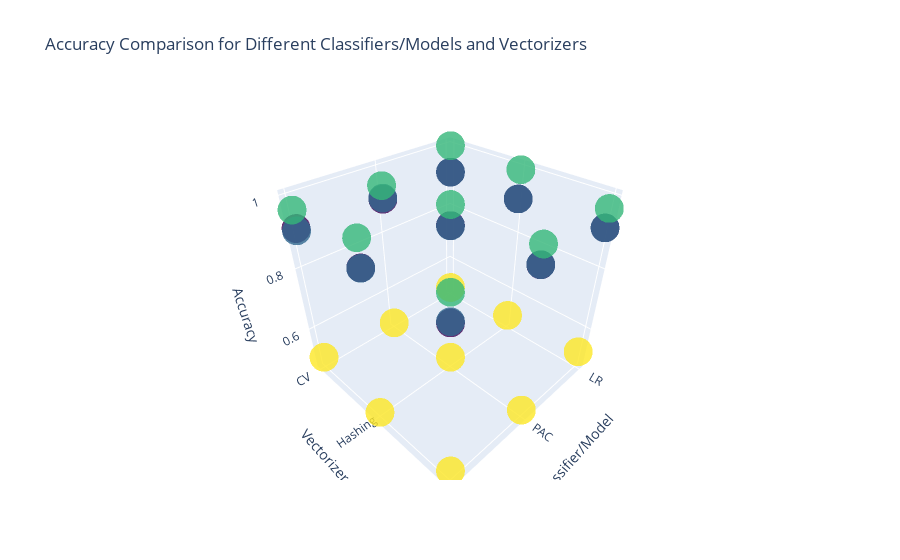

Here is the notebook cell this chart was saved with:
### Code cell
# Create a scatter plot
import plotly.graph_objects as go
fig = go.Figure(data=go.Scatter3d(
    x=unique_results['Classifier'].map(classifier_names),
    y=unique_results['Vectorizer'].map(vectorizer_names),
    z=unique_results['Accuracy'],
    mode='markers',
    marker=dict(
        size=10,
        color=unique_results['Dataset'].map(dataset_labels),
        colorscale='Viridis',
        opacity=0.8
    )
))

# Set axis labels
fig.update_layout(scene=dict(
    xaxis=dict(title='Classifier/Model'),
    yaxis=dict(title='Vectorizer'),
    zaxis=dict(title='Accuracy'),
))

# Add labels to data points
fig.update_layout(scene=dict(
    annotations=[
        dict(
            x=unique_results['Classifier'].map(classifier_names)[i],
            y=unique_results['Vectorizer'].map(vectorizer_names)[i],
            z=unique_results['Accuracy'][i],
            text="",
            showarrow=False,
            font=dict(size=12),
            xanchor='center',
            yanchor='bottom'
        ) for i in range(len(unique_results))
    ]
))

# Set plot title
fig.update_layout(title='Accuracy Comparison for Different Classifiers/Models and Vectorizers')

# Show the plot
fig.show()
import seaborn as sns 

# Get unique dataset names
dataset_names = results_df['Dataset'].unique()

# Iterate over dataset names
for dataset_name in dataset_names:
    # Filter results for the current dataset
    dataset_results = results_df[results_df['Dataset'] == dataset_name]

    # Pivot the dataset results
    pivot_table = dataset_results.pivot_table(index='Vectorizer', columns='Classifier', values='Accuracy')

    # Create a heatmap
    plt.figure(figsize=(10, 8))
    sns.heatmap(pivot_table, annot=True, cmap='YlGnBu')
    plt.title(f'Accuracy Comparison: Vectorizer vs Classifier ({dataset_name})')
    plt.xlabel('Classifier')
    plt.ylabel('Vectorizer')
    plt.show()
import pandas as pd

# Convert the results to a DataFrame
results_df = pd.DataFrame(results, columns=['Vectorizer', 'Classifier', 'Model', 'Dataset', 'Accuracy'])

# Group the results by 'Dataset' and find the row with the maximum accuracy for each group
best_results = results_df.groupby('Dataset')['Accuracy'].idxmax()
best_combinations = results_df.loc[best_results]

# Display the best accuracy combinations for each dataset using the head() method
best_combinations_head = best_combinations.head()
best_combinations_head.head()

### Figure 1 — Plotly figure (JSON) as saved in the notebook; plotly's stock layout.template omitted (floating-point values rounded to 4 significant figures)
{"data": [{"marker": {"color": [0, 1, 2, 3, 0, 1, 2, 3, 0, 1, 2, 3, 0, 1, 2, 3, 0, 1, 2, 3, 0, 1, 2, 3, 0, 1, 2, 3, 0, 1, 2, 3, 0, 1, 2, 3], "colorscale": [[0, "#440154"], [0.1111, "#482878"], [0.2222, "#3e4989"], [0.3333, "#31688e"], [0.4444, "#26828e"], [0.5556, "#1f9e89"], [0.6667, "#35b779"], [0.7778, "#6ece58"], [0.8889, "#b5de2b"], [1, "#fde725"]], "opacity": 0.8, "size": 10}, "mode": "markers", "type": "scatter3d", "x": ["LR", "LR", "LR", "LR", "PAC", "PAC", "PAC", "PAC", "SGD", "SGD", "SGD", "SGD", "LR", "LR", "LR", "LR", "PAC", "PAC", "PAC", "PAC", "SGD", "SGD", "SGD", "SGD", "LR", "LR", "LR", "LR", "PAC", "PAC", "PAC", "PAC", "SGD", "SGD", "SGD", "SGD"], "y": ["CV", "CV", "CV", "CV", "CV", "CV", "CV", "CV", "CV", "CV", "CV", "CV", "Hashing", "Hashing", "Hashing", "Hashing", "Hashing", "Hashing", "Hashing", "Hashing", "Hashing", "Hashing", "Hashing", "Hashing", "TF-IDF", "TF-IDF", "TF-IDF", "TF-IDF", "TF-IDF", "TF-IDF", "TF-IDF", "TF-IDF", "TF-IDF", "TF-IDF", "TF-IDF", "TF-IDF"], "z": [0.9148, 0.9148, 0.996, 0.4845, 0.9084, 0.9116, 0.9478, 0.472, 0.9155, 0.9092, 0.9639, 0.4938, 0.9092, 0.9092, 0.992, 0.5031, 0.9234, 0.9227, 0.9779, 0.4938, 0.9215, 0.9207, 0.992, 0.472, 0.9171, 0.9171, 0.9679, 0.5155, 0.929, 0.9294, 0.9779, 0.4814, 0.927, 0.9298, 0.992, 0.4938]}], "layout": {"scene": {"annotations": [{"font": {"size": 12}, "showarrow": false, "text": "", "x": "LR", "xanchor": "center", "y": "CV", "yanchor": "bottom", "z": 0.9148}, {"font": {"size": 12}, "showarrow": false, "text": "", "x": "LR", "xanchor": "center", "y": "CV", "yanchor": "bottom", "z": 0.9148}, {"font": {"size": 12}, "showarrow": false, "text": "", "x": "LR", "xanchor": "center", "y": "CV", "yanchor": "bottom", "z": 0.996}, {"font": {"size": 12}, "showarrow": false, "text": "", "x": "LR", "xanchor": "center", "y": "CV", "yanchor": "bottom", "z": 0.4845}, {"font": {"size": 12}, "showarrow": false, "text": "", "x": "PAC", "xanchor": "center", "y": "CV", "yanchor": "bottom", "z": 0.9084}, {"font": {"size": 12}, "showarrow": false, "text": "", "x": "PAC", "xanchor": "center", "y": "CV", "yanchor": "bottom", "z": 0.9116}, {"font": {"size": 12}, "showarrow": false, "text": "", "x": "PAC", "xanchor": "center", "y": "CV", "yanchor": "bottom", "z": 0.9478}, {"font": {"size": 12}, "showarrow": false, "text": "", "x": "PAC", "xanchor": "center", "y": "CV", "yanchor": "bottom", "z": 0.472}, {"font": {"size": 12}, "showarrow": false, "text": "", "x": "SGD", "xanchor": "center", "y": "CV", "yanchor": "bottom", "z": 0.9155}, {"font": {"size": 12}, "showarrow": false, "text": "", "x": "SGD", "xanchor": "center", "y": "CV", "yanchor": "bottom", "z": 0.9092}, {"font": {"size": 12}, "showarrow": false, "text": "", "x": "SGD", "xanchor": "center", "y": "CV", "yanchor": "bottom", "z": 0.9639}, {"font": {"size": 12}, "showarrow": false, "text": "", "x": "SGD", "xanchor": "center", "y": "CV", "yanchor": "bottom", "z": 0.4938}, {"font": {"size": 12}, "showarrow": false, "text": "", "x": "LR", "xanchor": "center", "y": "Hashing", "yanchor": "bottom", "z": 0.9092}, {"font": {"size": 12}, "showarrow": false, "text": "", "x": "LR", "xanchor": "center", "y": "Hashing", "yanchor": "bottom", "z": 0.9092}, {"font": {"size": 12}, "showarrow": false, "text": "", "x": "LR", "xanchor": "center", "y": "Hashing", "yanchor": "bottom", "z": 0.992}, {"font": {"size": 12}, "showarrow": false, "text": "", "x": "LR", "xanchor": "center", "y": "Hashing", "yanchor": "bottom", "z": 0.5031}, {"font": {"size": 12}, "showarrow": false, "text": "", "x": "PAC", "xanchor": "center", "y": "Hashing", "yanchor": "bottom", "z": 0.9234}, {"font": {"size": 12}, "showarrow": false, "text": "", "x": "PAC", "xanchor": "center", "y": "Hashing", "yanchor": "bottom", "z": 0.9227}, {"font": {"size": 12}, "showarrow": false, "text": "", "x": "PAC", "xanchor": "center", "y": "Hashing", "yanchor": "bottom", "z": 0.9779}, {"font": {"size": 12}, "showarrow": false, "text": "", "x": "PAC", "xanchor": "center", "y": "Hashing", "yanchor": "bottom", "z": 0.4938}, {"font": {"size": 12}, "showarrow": false, "text": "", "x": "SGD", "xanchor": "center", "y": "Hashing", "yanchor": "bottom", "z": 0.9215}, {"font": {"size": 12}, "showarrow": false, "text": "", "x": "SGD", "xanchor": "center", "y": "Hashing", "yanchor": "bottom", "z": 0.9207}, {"font": {"size": 12}, "showarrow": false, "text": "", "x": "SGD", "xanchor": "center", "y": "Hashing", "yanchor": "bottom", "z": 0.992}, {"font": {"size": 12}, "showarrow": false, "text": "", "x": "SGD", "xanchor": "center", "y": "Hashing", "yanchor": "bottom", "z": 0.472}, {"font": {"size": 12}, "showarrow": false, "text": "", "x": "LR", "xanchor": "center", "y": "TF-IDF", "yanchor": "bottom", "z": 0.9171}, {"font": {"size": 12}, "showarrow": false, "text": "", "x": "LR", "xanchor": "center", "y": "TF-IDF", "yanchor": "bottom", "z": 0.9171}, {"font": {"size": 12}, "showarrow": false, "text": "", "x": "LR", "xanchor": "center", "y": "TF-IDF", "yanchor": "bottom", "z": 0.9679}, {"font": {"size": 12}, "showarrow": false, "text": "", "x": "LR", "xanchor": "center", "y": "TF-IDF", "yanchor": "bottom", "z": 0.5155}, {"font": {"size": 12}, "showarrow": false, "text": "", "x": "PAC", "xanchor": "center", "y": "TF-IDF", "yanchor": "bottom", "z": 0.929}, {"font": {"size": 12}, "showarrow": false, "text": "", "x": "PAC", "xanchor": "center", "y": "TF-IDF", "yanchor": "bottom", "z": 0.9294}, {"font": {"size": 12}, "showarrow": false, "text": "", "x": "PAC", "xanchor": "center", "y": "TF-IDF", "yanchor": "bottom", "z": 0.9779}, {"font": {"size": 12}, "showarrow": false, "text": "", "x": "PAC", "xanchor": "center", "y": "TF-IDF", "yanchor": "bottom", "z": 0.4814}, {"font": {"size": 12}, "showarrow": false, "text": "", "x": "SGD", "xanchor": "center", "y": "TF-IDF", "yanchor": "bottom", "z": 0.927}, {"font": {"size": 12}, "showarrow": false, "text": "", "x": "SGD", "xanchor": "center", "y": "TF-IDF", "yanchor": "bottom", "z": 0.9298}, {"font": {"size": 12}, "showarrow": false, "text": "", "x": "SGD", "xanchor": "center", "y": "TF-IDF", "yanchor": "bottom", "z": 0.992}, {"font": {"size": 12}, "showarrow": false, "text": "", "x": "SGD", "xanchor": "center", "y": "TF-IDF", "yanchor": "bottom", "z": 0.4938}], "xaxis": {"title": {"text": "Classifier/Model"}}, "yaxis": {"title": {"text": "Vectorizer"}}, "zaxis": {"title": {"text": "Accuracy"}}}, "title": {"text": "Accuracy Comparison for Different Classifiers/Models and Vectorizers"}}}
